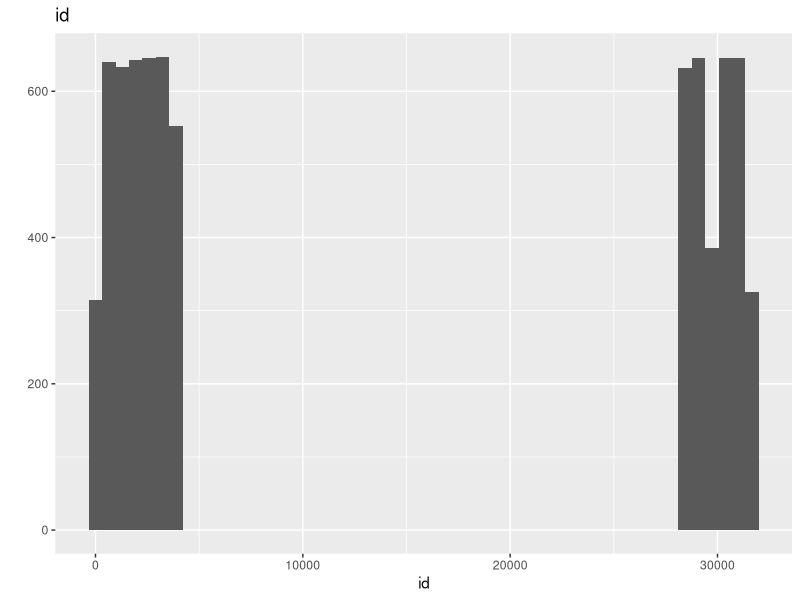
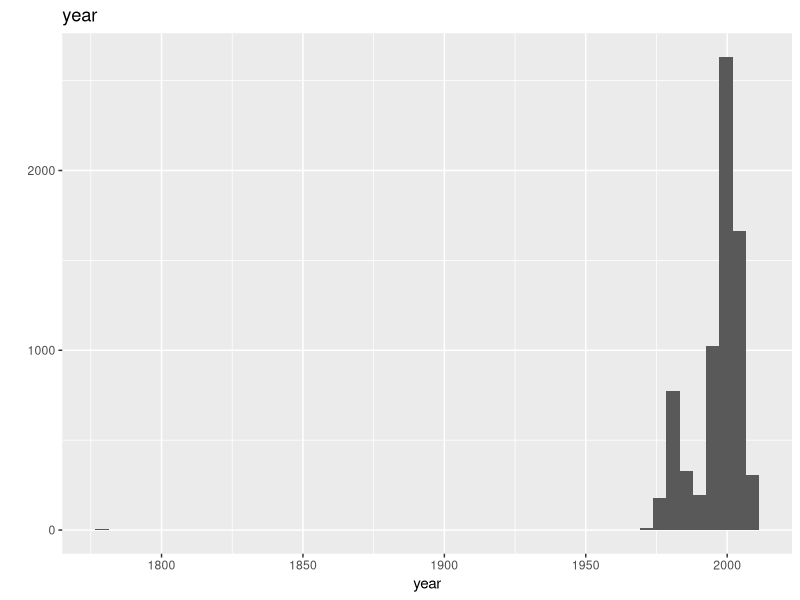
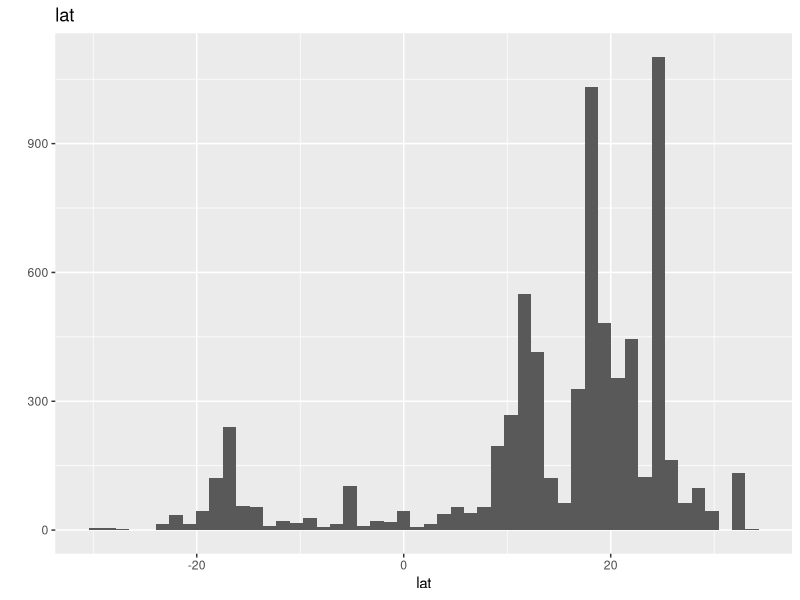
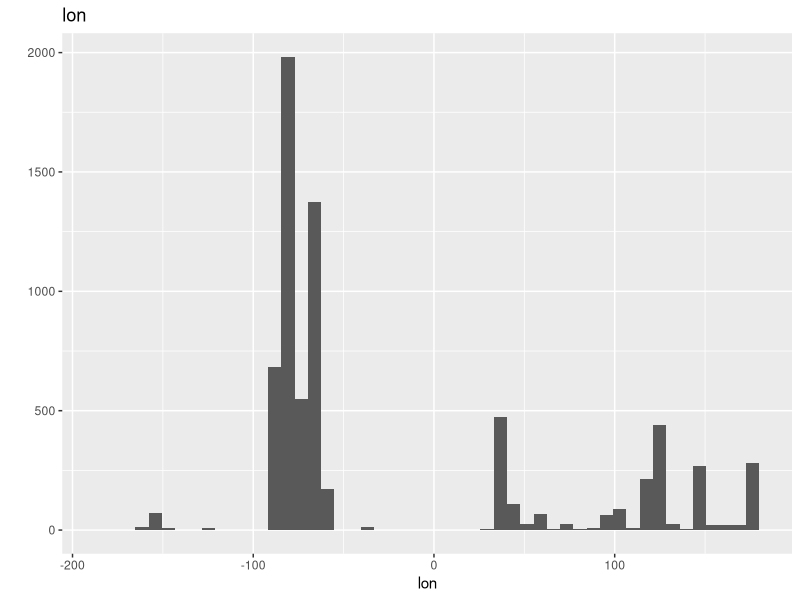
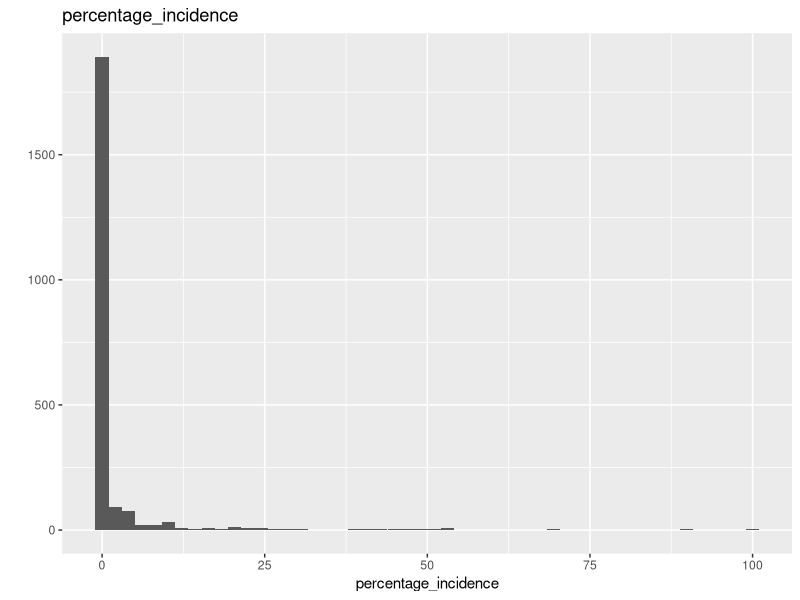

Generate these figures, in order, with R: (Note: this script raises an error after producing the figures.)

##############################################################################################################
## CAP 6737 - Final Project - Coral Data Visualization
## Name: Luis A. Rivera Morales
##############################################################################################################

# set working dir
setwd("C:/Users/groot/Desktop/gitluis/coralviz")


## MISSING PACKAGES
## ----------------
## Use install.packages("pkg_name") to install any missing packages.


## CORAL DATA ANALYSIS
## -------------------
## The idea is to obtain a coral dataset containing coral information such as location, coral bleaching, or
## coral diseases with enough different corals and/or metrics to generate multiple visualizations of the
## data set for further analysis. A dashboard containing different graphs showing the information in
## different forms which could even lead to detecting any similarities in between the coral samples.

# read Coral dataset
ds = read.csv("data/CoralDiseasesRaw.csv")
ds.raw = ds


# separate numerical variables from categorical variables
ds.numeric = ds[ , sapply(ds, is.numeric)]
ds.categorical = ds[ , sapply(ds, is.factor)]


## -----------------------------------------------------------------------------------------------------------
## Data Analysis
## -----------------------------------------------------------------------------------------------------------

#install.packages("ggplot2")
require(ggplot2, quietly=TRUE, warn.conflicts=FALSE)

# get_column_index: Retrieves column index of a data frame
get_column_index = function(column, data){
  return( grep(column, colnames(data))[1] )
}

# Histogram & Bar chart functions
histogram = function(i){
  qplot(ds.numeric[,i], geom="histogram", bins=50, main=names(ds.numeric)[i], xlab=names(ds.numeric)[i])
}
barchart = function(i){
  qplot(ds.categorical[,i], geom="bar", main=names(ds.categorical)[i], xlab=names(ds.categorical)[i])
}


# check structure & analyze variables
str(ds)


# disease proportions
summary(ds$disease_type)


# plot histograms of numerical variables
lapply(1:5, histogram)


# plot bar charts of categorical variables
barchart(get_column_index("disease_type", ds.categorical))
barchart(get_column_index("region", ds.categorical))
barchart(get_column_index("subregion", ds.categorical))


## -----------------------------------------------------------------------------------------------------------
## Numerical/Categorical Variables Recoding for Coral Bleaching
## -----------------------------------------------------------------------------------------------------------
require(stringr, quietly=TRUE, warn.conflicts=FALSE)


# re-code all levels that have under 125 observations
# in disease_type variable to Other
rows = which( summary(ds$disease_type) < 125)
levels(ds$disease_type)[rows] = "Other"

# re-code unspecified diseases to Oher as well
levels(ds$disease_type)[4] = "Other"

summary(ds$disease_type)

ds.categorical = ds[ , sapply(ds, is.factor)]
barchart(get_column_index("disease_type", ds.categorical))


# replace empty levels with no data (NA)
levels(ds$region)[1] = "NA"
levels(ds$subregion)[1] = "NA"


# drop any variables that will not be used
ds = ds[, -which(colnames(ds) == "reference_id")]
ds = ds[, -which(colnames(ds) == "disease_remarks")]
ds = ds[, -which(colnames(ds) == "remarks")]

## -----------------------------------------------------------------------------------------------------------
# Export prepared dataset(s)
## -----------------------------------------------------------------------------------------------------------
write.csv(ds, file="data/CoralDiseases.csv", na="", row.names=FALSE, col.names=TRUE)



